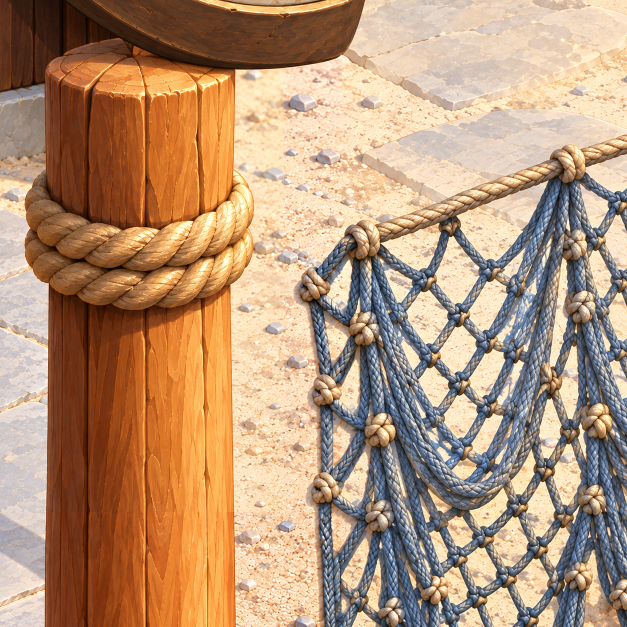
#> input picture qdao_city_tiles_4k_20260916/builtin_q64_production/fishing-village-game-20261009/accelerated-jewelry-approach/r05_c10/repairs/post-net-connection-v1/before-native.png, 1254 x 1254 px (shown at 1/2 size)
$ python apply_local_repair.py
#> lines starting #> are read from the running program, lines starting #| are printed output that depends on the picture; after the words box and inside, x2 and y2 are one past the last pixel; in counts of white or black regions, pixels touching at a corner belong together
from pathlib import Path
from PIL import Image,ImageDraw,ImageFilter
import hashlib,json,numpy as np
d=Path(__file__).parent;t=d.parents[1]
before=Image.open(d/'before-native.png').convert('RGB');after=Image.open(d/'repair-native.png').convert('RGB');assert before.size==after.size==(1254,1254)
#> further down, before is the input picture: PIL image 1254x1254 RGB; mean R, G, B 181.9, 147.8, 118.9
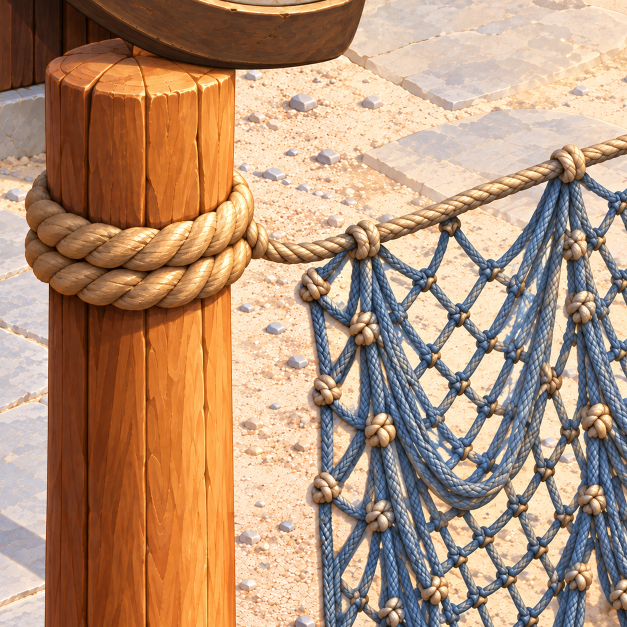
#> input picture qdao_city_tiles_4k_20260916/builtin_q64_production/fishing-village-game-20261009/accelerated-jewelry-approach/r05_c10/repairs/post-net-connection-v1/repair-native.png, 1254 x 1254 px (shown at 1/2 size)
#> further down, after is the input picture: PIL image 1254x1254 RGB; mean R, G, B 179.5, 145.7, 119.5
# Use only generated pixels for the two exact local defects. No art is procedurally redrawn.
rope=Image.new('L',(1254,1254));ImageDraw.Draw(rope).polygon([(468,419),(511,420),(552,466),(663,468),(709,443),(763,440),(780,514),(746,545),(676,540),(558,546),(490,529),(468,493)],fill=255)
#> after `rope = Image.new('L', (1254, 1254))`: rope: PIL image 1254x1254 L; every value is 0
#> after `ImageDraw.Draw(rope).polygon([(468, 419), (511, 420), (552, 466), (663`:
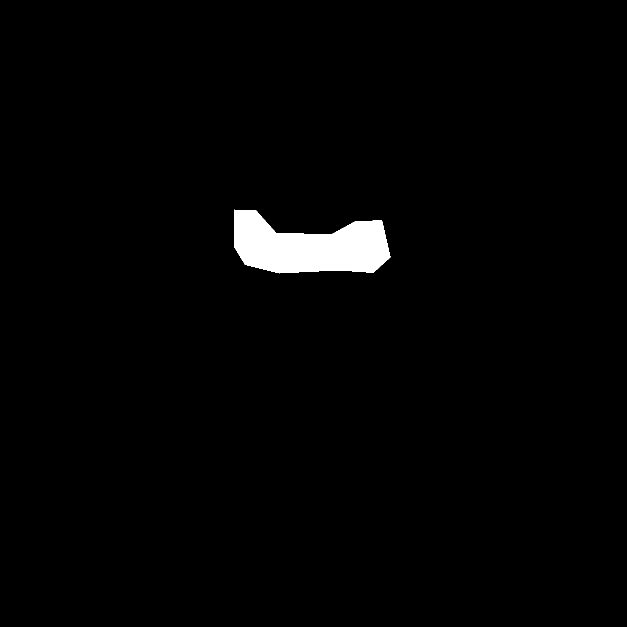
#> rope: PIL image 1254x1254 L (shown at 1/2 size); 1.7% white; 1 white region, box (x1, y1, x2, y2) and area: (468, 419, 781, 547) 27061
rope=rope.filter(ImageFilter.GaussianBlur(5))
sand=Image.new('L',(1254,1254));ImageDraw.Draw(sand).polygon([(470,137),(540,137),(586,147),(595,386),(526,413),(473,393)],fill=255)
#> after `ImageDraw.Draw(sand).polygon([(470, 137), (540, 137), (586, 147), (595`:
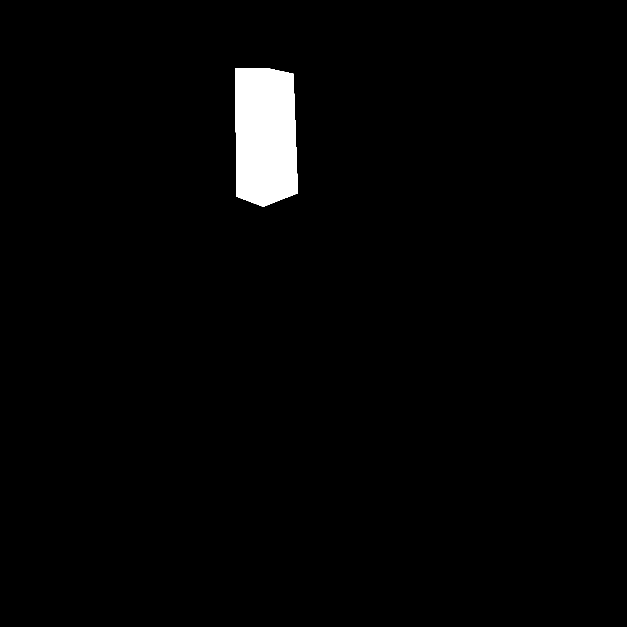
#> sand: PIL image 1254x1254 L (shown at 1/2 size); 2% white; 1 white region, box (x1, y1, x2, y2) and area: (470, 137, 596, 414) 31510
sand=sand.filter(ImageFilter.GaussianBlur(6))
mask=Image.fromarray(np.maximum(np.asarray(rope),np.asarray(sand)).astype('uint8'))
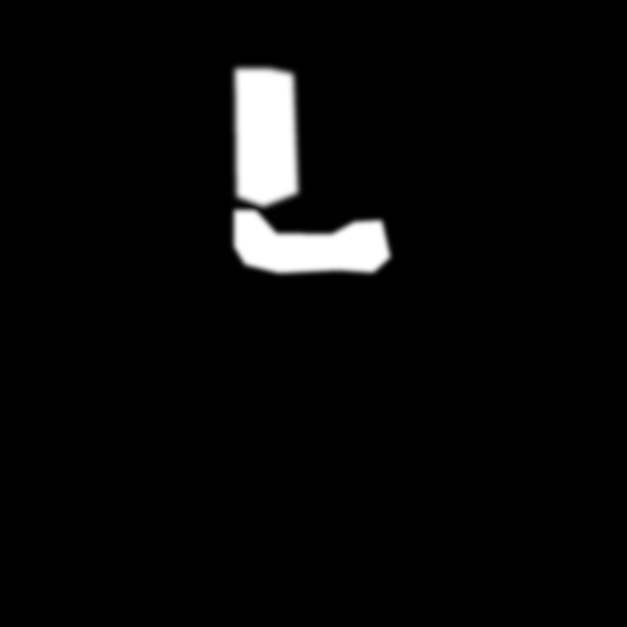
#> mask: PIL image 1254x1254 L (shown at 1/2 size); min 0, max 255, mean 9.5
mask.save(d/'native-alpha-mask.png')
comp=Image.composite(after,before,mask);comp.save(d/'after-local-composite-native.png')
old=t/'candidate/r05_c10-4096-candidate-v1.png';new=t/'candidate/r05_c10-4096-candidate-v2.png'
#> (the run stopped early here; a loop or call above may not have finished)
